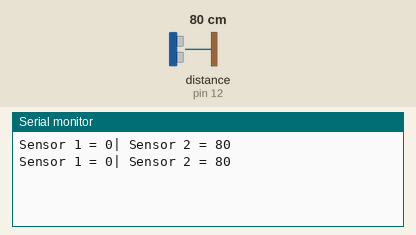
This sketch was run on a simulated Arduino Uno, built with avr-gcc and run on an emulated ATmega328P. On the bench: the last lines printed to the serial monitor. Wiring (inferred from the names in the program): ultrasonic range finder: trigger pin 11; echo pin 12. The test bench sets the inputs (shaded band); at power-on: distance to the obstacle (sensor on pin 12) 80 cm. The echo pulse lasts 58.3 µs per cm.

Above: at 2.8 s.
2.9 s: distance to the obstacle (sensor on pin 12) set to 2 cm
At 4.0 s:
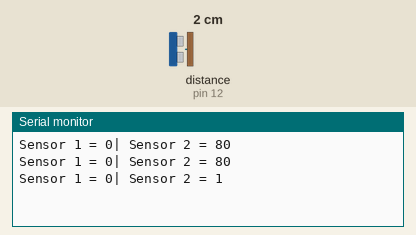
4.4 s: distance to the obstacle (sensor on pin 12) set to 4 cm
At 6.0 s:
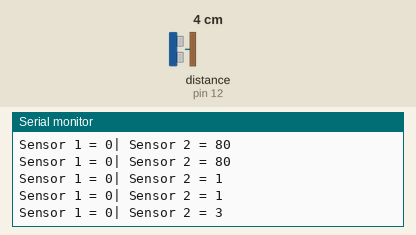
Timing chart, 0 to 7.5 s (numbered marks = the images above; inputs shaded):
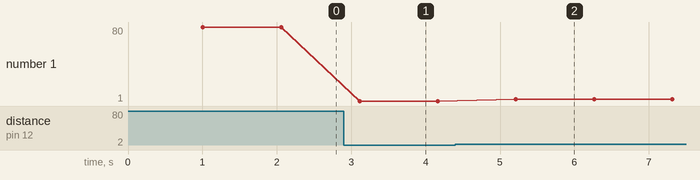

The sketch:

8_ultra_sensors.ino
```cpp
const int pingPin1 = 13; // Trigger Pin of Ultrasonic Sensor
const int echoPin1 = 12; // Echo Pin of Ultrasonic Sensor

const int pingPin2 = 11; // Trigger Pin of Ultrasonic Sensor
const int echoPin2 = 10; // Echo Pin of Ultrasonic Sensor

const int pingPin3 = 13; // Trigger Pin of Ultrasonic Sensor
const int echoPin3 = 12; // Echo Pin of Ultrasonic Sensor

const int pingPin4 = 13; // Trigger Pin of Ultrasonic Sensor
const int echoPin4 = 12; // Echo Pin of Ultrasonic Sensor

const int pingPin5 = 13; // Trigger Pin of Ultrasonic Sensor
const int echoPin5 = 12; // Echo Pin of Ultrasonic Sensor

const int pingPin6 = 13; // Trigger Pin of Ultrasonic Sensor
const int echoPin6 = 12; // Echo Pin of Ultrasonic Sensor

const int pingPin7 = 13; // Trigger Pin of Ultrasonic Sensor
const int echoPin7 = 12; // Echo Pin of Ultrasonic Sensor

const int pingPin8 = 13; // Trigger Pin of Ultrasonic Sensor
const int echoPin8 = 12; // Echo Pin of Ultrasonic Sensor


void setup() {
   Serial.begin(9600); // Starting Serial Terminal
}

void loop() {
   long duration1, cm1;
   pinMode(pingPin1, OUTPUT);
   digitalWrite(pingPin1, LOW);
   delayMicroseconds(2);
   digitalWrite(pingPin1, HIGH);
   delayMicroseconds(10);
   digitalWrite(pingPin1, LOW);
   pinMode(echoPin1, INPUT);
   duration1 = pulseIn(echoPin1, HIGH);
   cm1 = microsecondsToCentimeters(duration1);


   long duration2, cm2;
   pinMode(pingPin2, OUTPUT);
   pinMode(pingPin2, OUTPUT);
   digitalWrite(pingPin2, LOW);
   delayMicroseconds(2);
   digitalWrite(pingPin2, HIGH);
   delayMicroseconds(10);
   digitalWrite(pingPin2, LOW);
   pinMode(echoPin2, INPUT);
   duration2 = pulseIn(echoPin1, HIGH);
   cm2 = microsecondsToCentimeters(duration2);


   Serial.print("Sensor 1 = ");
   Serial.print(cm1);

   Serial.print("| Sensor 2 = ");
   Serial.print(cm2);
   Serial.println();
   delay(50);


}

long microsecondsToCentimeters(long microseconds) {
   return microseconds / 29 / 2;
}
```

Measured:
- after the input at 2.9 s, the serial monitor: prints a new line after 0.21 s (image 1)
- after the input at 4.4 s, the serial monitor: prints a new line after 0.81 s (image 2)
- plotted number 1: 1 → 3 after the input at 4.4 s
